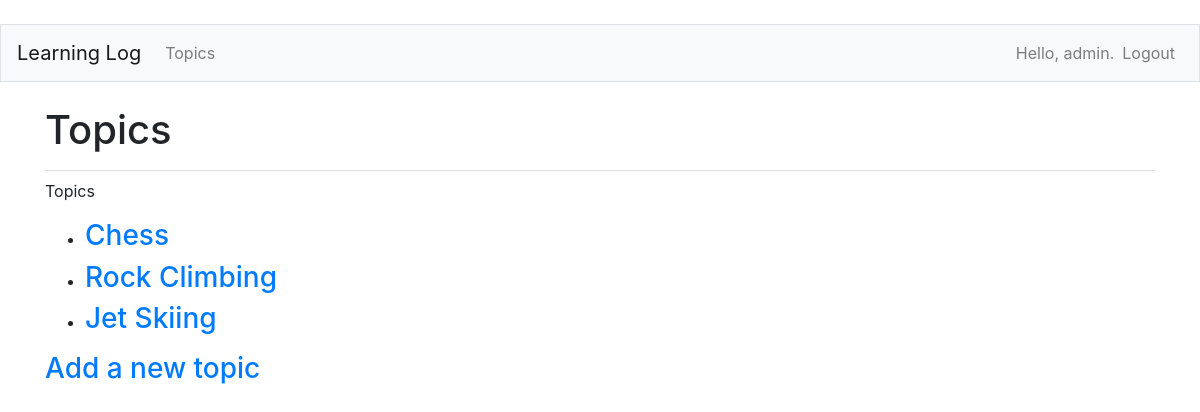
The page /topics (signed in) on the database its author committed.
### MainApp/models.py (models this page shows)
class Topic(models.Model):
    text = models.CharField(max_length = 200)
    date_added = models.DateTimeField(auto_now_add=True)
    owner = models.ForeignKey(User, on_delete=models.CASCADE)
    def __str__(self):
        return self.text

### MainApp/views.py (the view)
# urls.py: path('topics',views.topics,name='topics'),
@login_required
def topics(request):
    topics = Topic.objects.filter(owner=request.user).order_by('date_added')
    context = {'topics':topics}
    return render(request, 'MainApp/topics.html', context)

### MainApp/templates/mainapp/topics.html
{%extends "MainApp/base.html"%}
{% block page_header %}
<h1>Topics</h1>
{% endblock page_header %}
{%block content%}
<p>Topics</p>
<ul>
    {% for t in topics %}
    <li><h3>
        <a href = "{%url 'MainApp:topic' t.id %}">{{t}}</a>
    </h3></li>
    {% empty %}
    <li><h3>No topics have been added yet.</h3></li>
    {% endfor %}
</ul>
<h3><a href = "{%url 'MainApp:new_topic'%}">Add a new topic</a></h3>
{% endblock content %}

### MainApp/templates/mainapp/base.html (shortened to what this page needs)
{% load bootstrap4 %}
<!doctype html>
<html lang="en">
<head>
    {% bootstrap_css %}
</head>
<body>
    <nav class = "navbar navbar-expand-md navbar-light bg-light mb-4 border">
        <a class = "navbar-brand" href="{% url 'MainApp:index'%}">Learning Log</a>
    <div class = "collapse navbar-collapse" id="navbarCollapse">
        <ul class="navbar-nav mr-auto">
            <li class = "nav-item">
                <a class="nav-link" href="{% url 'MainApp:topics'%}">Topics</a>
            </li>
        </ul>
        <ul class="navbar-nav ml-auto">
            {% if user.is_authenticated %}
            <li class = "nav-item">
                <span class="navbar-text">Hello, {{user.username}}.</span>
            </li>
            <li class="nav-item">
                <a class = "nav-link" href="{% url 'users:logout' %}">Logout</a>
            </li>
            {% endif %}
        </ul>
    </div>
    </nav>
    <main role = "main" class = "container">
        <div class="pb-2 mb-2 border-bottom">
            {% block page_header %}{% endblock page_header %}
        </div>
        <div>
            {% block content %}{% endblock content %}
        </div>
    </main>
</body>
</html>

### rows shown on the page
Topic: text "Chess"
Topic: text "Rock Climbing"
Topic: text "Jet Skiing"

### other values the page prints
{{ user.username }} "admin"
